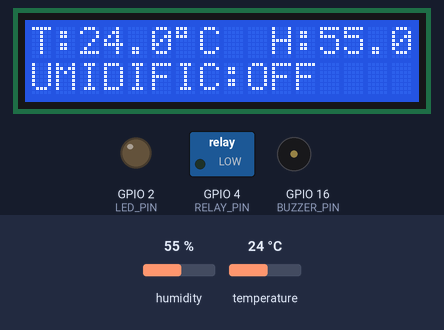
The sketch below on a simulated ESP32. Shown: 16×2 character LCD, switched loads named in the sketch (green lamp = pin HIGH), output pins drawn as LEDs (lit = HIGH), buzzer (waves = sounding). Inputs (shaded band) come from the test bench; at power-on: humidity 55 %, temperature 24 °C. WiFi joins after 1.5 s; servers stay silent unless stated; no MQTT or app messages arrive unless stated; what the sketch prints to the serial monitor is not drawn.

Above: at 2.9 s.
3.0 s: humidity set to 46 %
At 4.3 s:
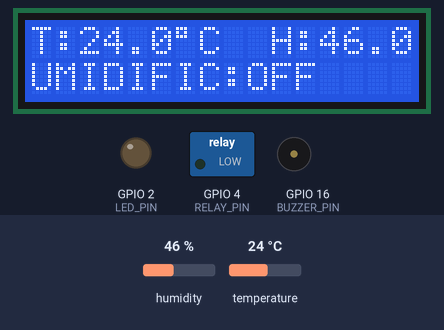
5.2 s: humidity set to 43 %
At 6.01 s:
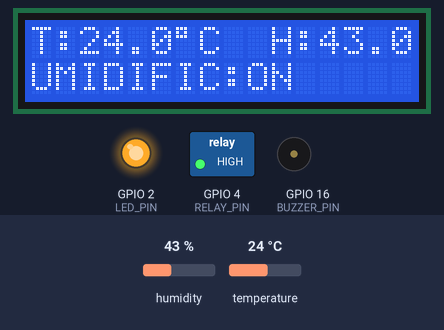
7.7 s: temperature set to 33 °C
At 8.02 s:
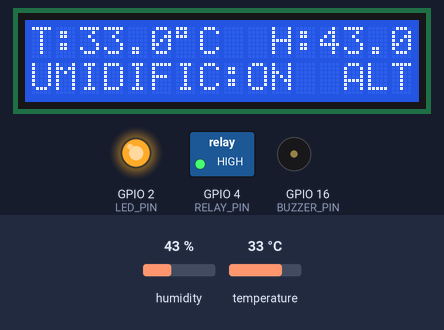
9.7 s: humidity set to 48 %
At 9.87 s:
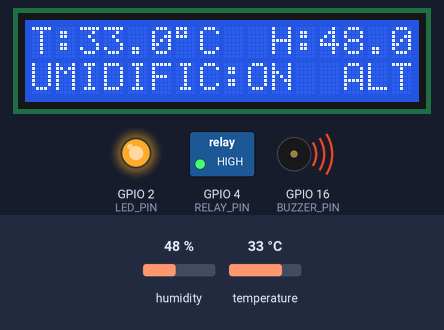
11.3 s: humidity set to 51 %
At 12.06 s:
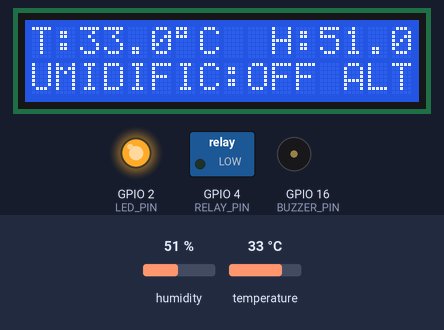
Timing chart, 0 to 14.7 s (numbered marks = the images above; inputs shaded):
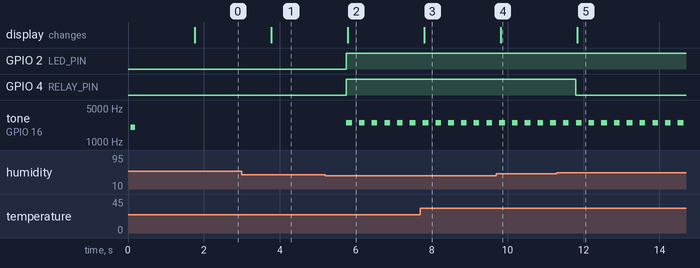

Measured:
- the behaviour switches between 45 and 44 % on humidity (found by bisection; images 1 and 2)
- the behaviour switches between 49 and 50 % on humidity (found by bisection; images 4 and 5)
- after the input at 3.0 s, the display: changes after 0.77 s (image 1)
- after the input at 5.2 s, GPIO 2 (LED_PIN), GPIO 4 (RELAY_PIN): LOW → HIGH after 0.55 s; tone on GPIO 16 (BUZZER_PIN): alternates 2500 Hz for 0.15 s and silent for 0.19 s, starting after 0.55 s; the display: changes after 0.59 s (image 2)
- after the input at 7.7 s, the display: changes after 0.10 s (image 3)
- after the input at 9.7 s, the display: changes after 0.12 s (image 4)
- after the input at 11.3 s, GPIO 4 (RELAY_PIN): HIGH → LOW after 0.50 s; the display: changes after 0.54 s (image 5)

The sketch:

sketch.ino
```cpp
// Mackenzie 2025
// Alerta doméstico de calor

// Esse projeto visa contemplar a ODS-3 fornecendo um
// alerta de temperatura e umidade.

// Quando a temperatura e/ou umidade atingem determinado nível
// o sistema enviará uma mensagem via protocolo MQTT e acionará
// um relé para funcionamento de um umidificador.

#include <WiFi.h>
#include <PubSubClient.h>
#include <Wire.h>
#include <LiquidCrystal_I2C.h>
#include "DHT.h"

// ------------------ PINOS ------------------
#define DHTPIN       25
#define DHTTYPE      DHT22
#define BUZZER_PIN   16
#define RELAY_PIN     4
#define LED_PIN       2        // LED onboard

// I2C padrão ESP32
#define I2C_SDA_PIN  21
#define I2C_SCL_PIN  22

// ------------------ LIMITES ----------------
const float TEMP_ALTA     = 30.0; // °C
const float HUM_BAIXA_ON  = 45.0; // % liga umidificador
const float HUM_BAIXA_OFF = 50.0; // % desliga (histerese)

#define RELAY_ACTIVE   HIGH
#define RELAY_INACTIVE LOW

// ------------------ OBJETOS ----------------
LiquidCrystal_I2C lcd(0x27, 16, 2);
DHT dht(DHTPIN, DHTTYPE);

const char* WIFI_SSID = "Wokwi-GUEST";
const char* WIFI_PASS = "";

const char* MQTT_HOST = "test.mosquitto.org";
const uint16_t MQTT_PORT = 1883;

// Tópicos p/ IoT MQTT Panel
const char* TOPIC_STATE = "vini/esp32/umidade/state"; // JSON com temp, hum, humidificador (retained)
const char* TOPIC_ALERT = "vini/esp32/umidade/alert"; // JSON com motivo
const char* TOPIC_CMD   = "vini/esp32/umidade/cmd";   // payload: "on" / "off"

WiFiClient espClient;
PubSubClient mqtt(espClient);

// ------------------ ESTADO -----------------
bool humidificadorOn = false;
float lastT = NAN, lastH = NAN;
unsigned long lastPublish = 0;

bool prevAlert = false;
unsigned long lastBeep = 0;
const unsigned long BEEP_COOLDOWN = 10; // 10 s

unsigned long startTime;
unsigned long endTime;
unsigned long totalResponseTime = 0;
int numMeasurements = 0;

// --------------- FUNÇÕES AUX ---------------
void conectaWiFi() {
  WiFi.mode(WIFI_STA);
  WiFi.begin(WIFI_SSID, WIFI_PASS);

  while (WiFi.status() != WL_CONNECTED) {
    delay(200);
  }
}

void publica(float t, float h) {
  char payload[160];

  snprintf(
    payload,
    sizeof(payload),
    "{\"temp\":%.1f,\"hum\":%.1f,\"humidificador\":%s}",
    t, h,
    humidificadorOn ? "true" : "false"
  );

  // retained = true para o painel receber o último estado ao conectar
  mqtt.publish(TOPIC_STATE, payload, true);
}

void publicaAlerta(const char* motivo, float t, float h) {
  char payload[160];

  snprintf(
    payload,
    sizeof(payload),
    "{\"motivo\":\"%s\",\"temp\":%.1f,\"hum\":%.1f}",
    motivo,
    t,
    h
  );

  mqtt.publish(TOPIC_ALERT, payload);
}

void onMqttMessage(char* topic, byte* payload, unsigned int len) {
  String msg;

  for (unsigned int i = 0; i < len; i++) {
    msg += (char)payload[i];
  }

  msg.trim(); msg.toLowerCase();

  if (String(topic) == TOPIC_CMD) {
    if (msg == "on")  {
      humidificadorOn = true;
      digitalWrite(RELAY_PIN, RELAY_ACTIVE);
    } else if (msg == "off") {
      humidificadorOn = false;
      digitalWrite(RELAY_PIN, RELAY_INACTIVE);
    }

    // publica feedback imediato
    float t = isnan(lastT)?0:lastT, h = isnan(lastH)?0:lastH;

    publica(t, h);
  }
}

void reconectaMQTT() {
  while (!mqtt.connected()) {
    String id = "esp32-" + String((uint32_t)ESP.getEfuseMac(), HEX);

    if (mqtt.connect(id.c_str())) {
      mqtt.subscribe(TOPIC_CMD);
      mqtt.publish(TOPIC_STATE, "boot", true);
    } else {
      delay(1000);
    }
  }
}

void atualizaLCD(float t, float h) {
  lcd.setCursor(0, 0);
  lcd.print("T:");
  lcd.print(t, 1);
  lcd.print((char)223); // °
  lcd.print("C  H:");
  lcd.print(h, 1);
  lcd.print("%  ");

  lcd.setCursor(0, 1);
  lcd.print("UMIDIFIC:");
  lcd.print(humidificadorOn ? "ON " : "OFF");
  lcd.print(" ");

  if (t > TEMP_ALTA) {
    lcd.print("ALTA");
  } else {
    lcd.print("    ");
  }
}

// ------------------ SETUP ------------------
void setup() {
  Serial.begin(115200);

  Wire.begin(I2C_SDA_PIN, I2C_SCL_PIN);
  lcd.init(); lcd.backlight(); lcd.clear();

  dht.begin();

  pinMode(BUZZER_PIN, OUTPUT); noTone(BUZZER_PIN); digitalWrite(BUZZER_PIN, LOW);
  pinMode(LED_PIN, OUTPUT); digitalWrite(LED_PIN, LOW);
  pinMode(RELAY_PIN, OUTPUT); digitalWrite(RELAY_PIN, RELAY_INACTIVE);

  // Beep de boot
  tone(BUZZER_PIN, 2000, 120);

  conectaWiFi();
  mqtt.setServer(MQTT_HOST, MQTT_PORT);
  mqtt.setCallback(onMqttMessage);
  reconectaMQTT();
}

// ------------------- LOOP ------------------
void loop() {
  if (WiFi.status() == WL_CONNECTED && !mqtt.connected()) {
    reconectaMQTT();
  }

  mqtt.loop();

  if (numMeasurements < 4) {
    startTime = micros();
  }

  float t = dht.readTemperature();
  float h = dht.readHumidity();

  if (numMeasurements < 4) {
    endTime = micros();

    unsigned long currentResponseTime = endTime - startTime;

    totalResponseTime += currentResponseTime;
    numMeasurements++;

    Serial.print("Response Time (temp / hum): ");
    Serial.println(currentResponseTime);
  }

  if (isnan(t) || isnan(h)) {
    lcd.setCursor(0,0); lcd.print("Erro DHT22       ");
    lcd.setCursor(0,1); lcd.print("Verifique fios   ");
    delay(800);
    return;
  }

  lastT = t; lastH = h;

  // ---- Lógica do umidificador (histerese) ----
  bool deveLigar = (h < HUM_BAIXA_ON) || (humidificadorOn && h < HUM_BAIXA_OFF);
  if (deveLigar != humidificadorOn) {
    humidificadorOn = deveLigar;
    digitalWrite(RELAY_PIN, humidificadorOn ? RELAY_ACTIVE : RELAY_INACTIVE);
    publica(t, h); // feedback imediato
  }

  // ---- Alertas (LED + beep) ----
  bool alert = (t > TEMP_ALTA) || (h < HUM_BAIXA_ON);
  digitalWrite(LED_PIN, alert ? HIGH : LOW);
  unsigned long now = millis();

  if (alert && (!prevAlert || (now - lastBeep > BEEP_COOLDOWN))) {
    tone(BUZZER_PIN, 2500, 150);

    if (t > TEMP_ALTA) {
      publicaAlerta("temperatura-alta", t, h);
    }

    if (h < HUM_BAIXA_ON) {
      publicaAlerta("umidade-baixa", t, h);
    }

    lastBeep = now;
  }

  if (!alert) {
    noTone(BUZZER_PIN);
    digitalWrite(BUZZER_PIN, LOW);
  }
  prevAlert = alert;

  // ---- LCD ----
  atualizaLCD(t, h);

  // Telemetria periódica (retained atualiza o último valor)
  if (millis() - lastPublish > 10000) {
    publica(t, h);
    lastPublish = millis();
  }

  delay(300);
}
```
